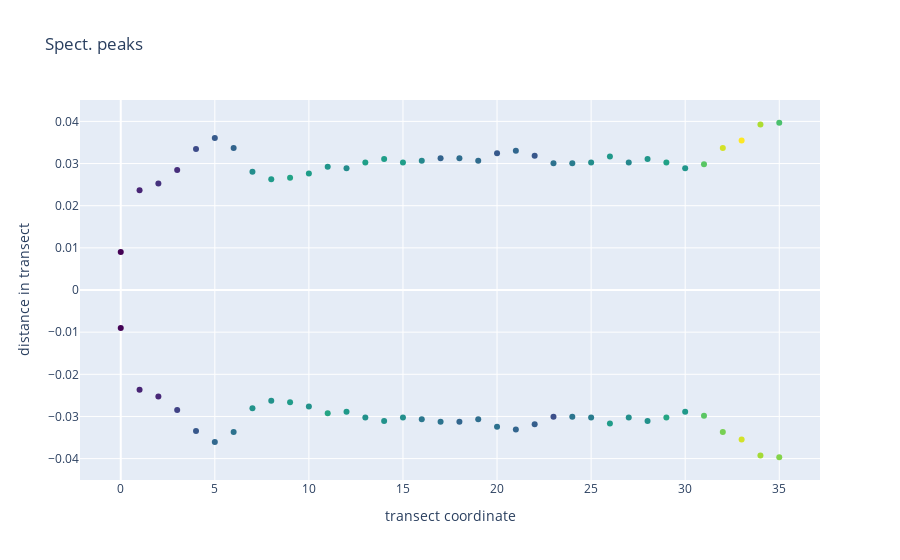
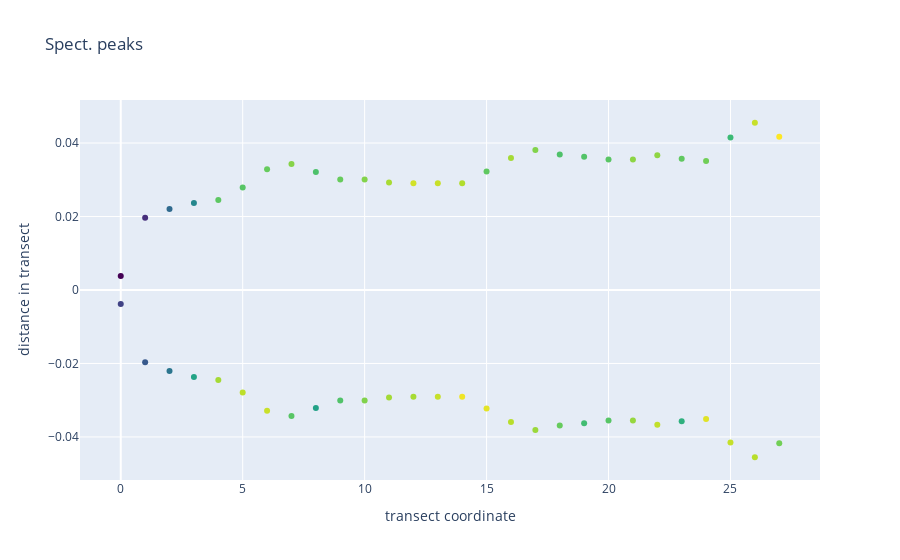
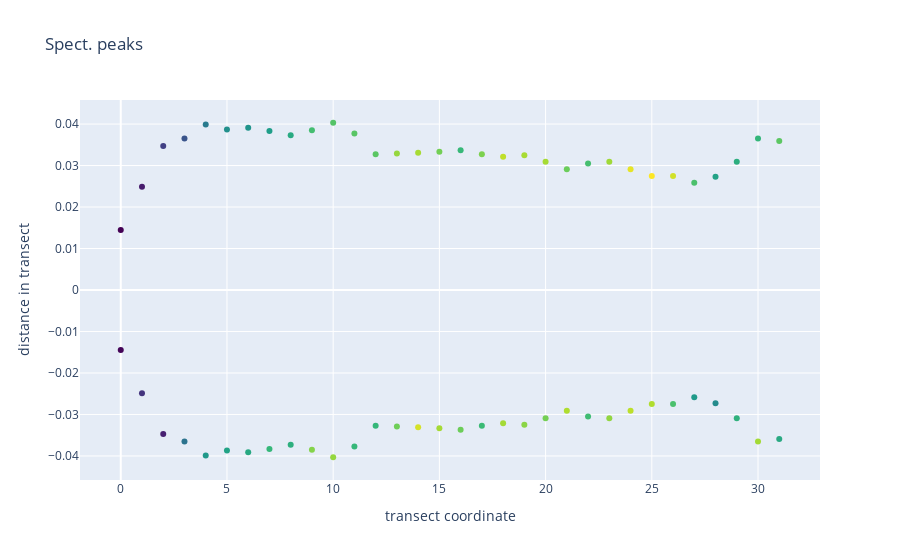
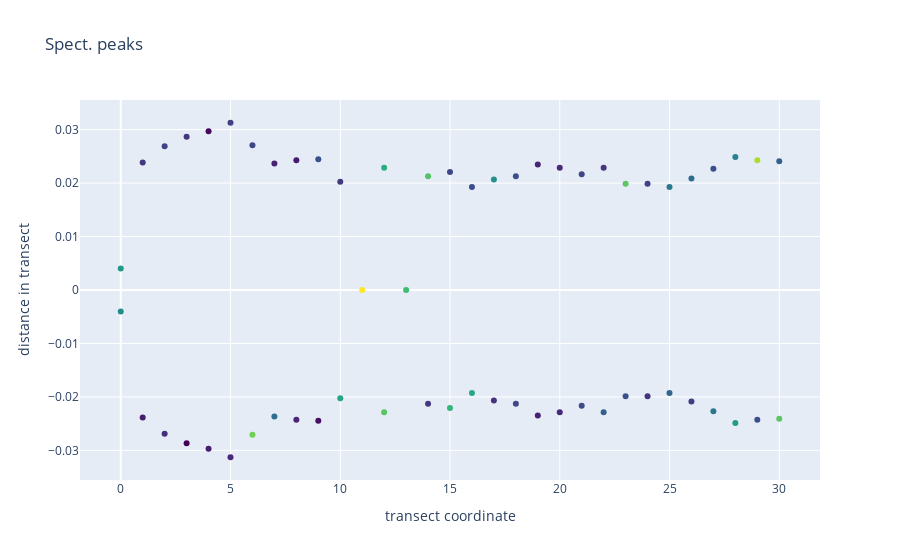

Notebook code cell kept with these figures, in order:
### Markdown cell above
**Transect Figure**

### III. Deployment.

We deploy the method across transects and Figures.

We plot peak positions extracted by Figure.

### Code cell
##########
from music_tools.my_music_tools import filter_output
 

pxl_dist= 40e-5

folder_out= "columns_stats/"
peak_cap= .35 # min amp cap.

extremes= "extremes"
center= True
standardize_amp= True

samp_track_dict= {}

pfinder= peak_finder(
    pxl_dist= pxl_dist,
    peak_cap= peak_cap
)

for image_idx in range(len(image_avail)):

    ts_list= []
    peaks= []
    amps= []

    #################
    #################

    image_select= image_avail[image_idx]
    print('folder: {}'.format(image_select))

    array_spec= image_dict[image_select]['I'].T
    surface= image_dict[image_select]['surface']
    
    ####### peak finder
    pfinder.peaks(array_spec)
    print(array_spec.shape)

    pfinder.extremes()
    pfinder.centre()
    pfinder.package()
    pfinder.write(filename= image_select + '_summ.txt', outdir= folder_out)
    samps_tracks= pfinder.get()
    
    pfinder.reset()
    ### plot
    
    output_peak_filter= filter_output(samps_tracks)
    
    samp_track_dict[image_select]= samps_tracks
    
    iplot(output_peak_filter)
